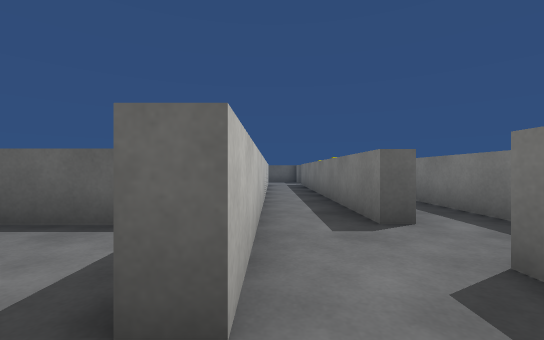
View 1 (above)

16 first-person views from a walk through a scene from a Unity 3-D project. The camera is 0.72 m above the floor, looks level and sees 90° across. The floor is counted in squares, 1 m on a side. Each view is taken from the middle of a square. On the plan, view 1 faces up. The plan holds only what a view shows up to about 9 squares ahead; the rest is blank. The player is left out. Surface patterns are stand-ins for the level's own textures.

View 2
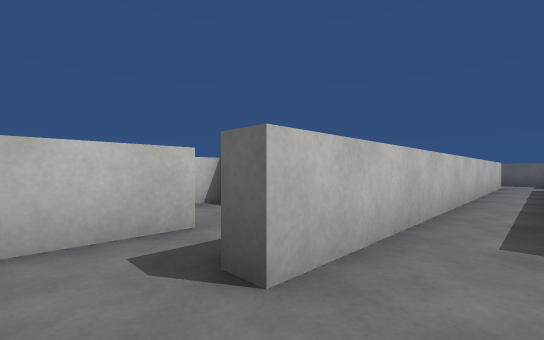

View 3
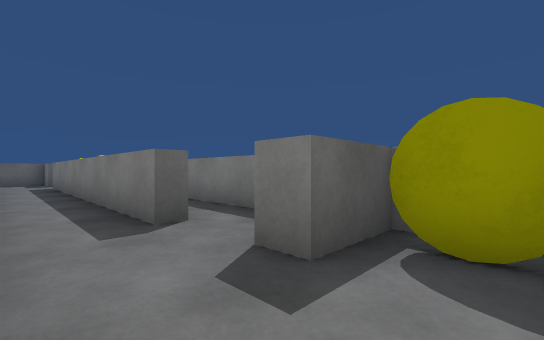

View 4
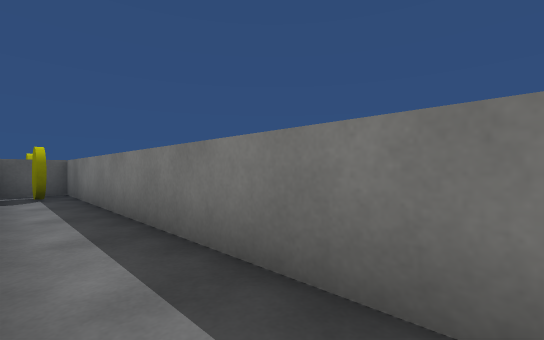

View 5
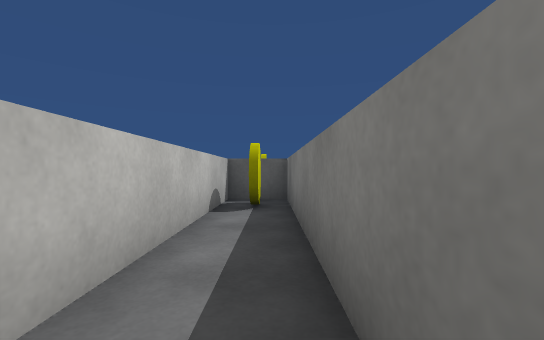

View 6
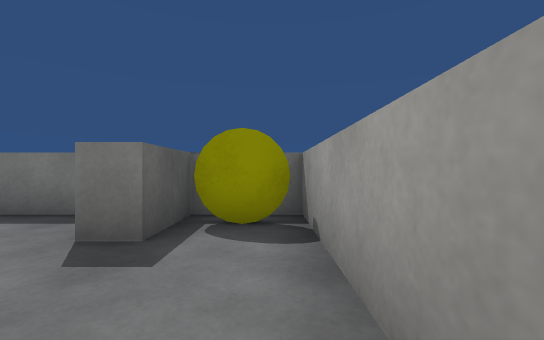

View 7
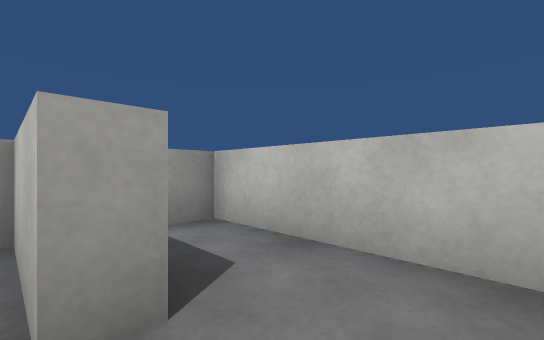

View 8
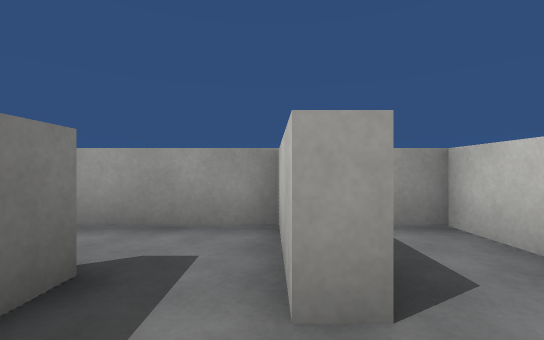

View 9
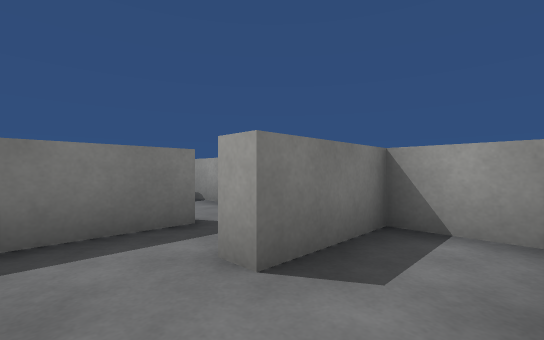

View 10
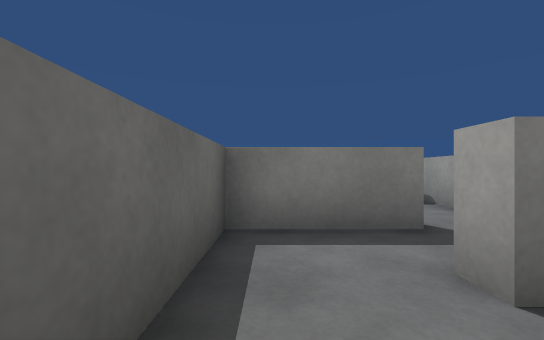

View 11
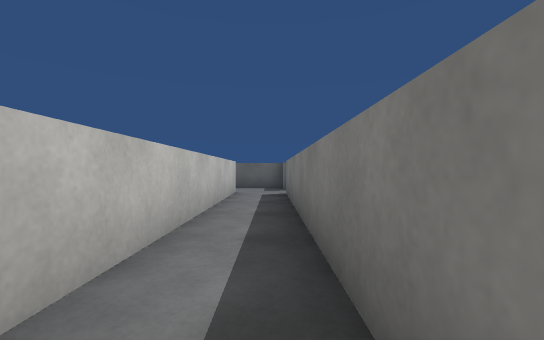

View 12
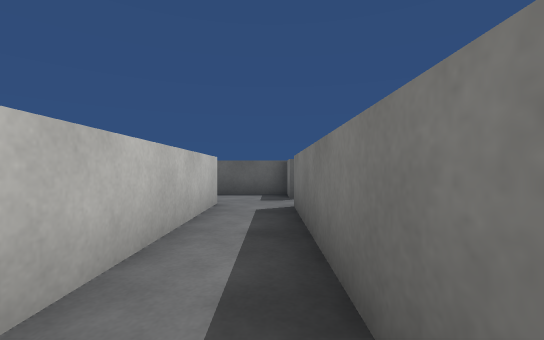

View 13
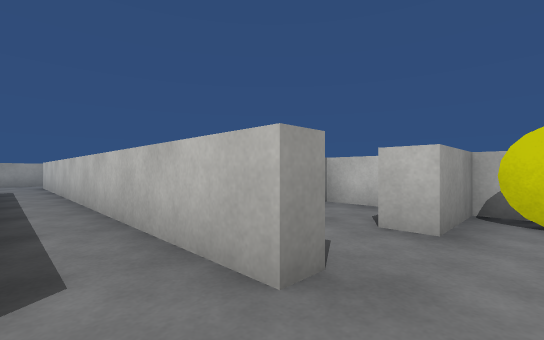

View 14
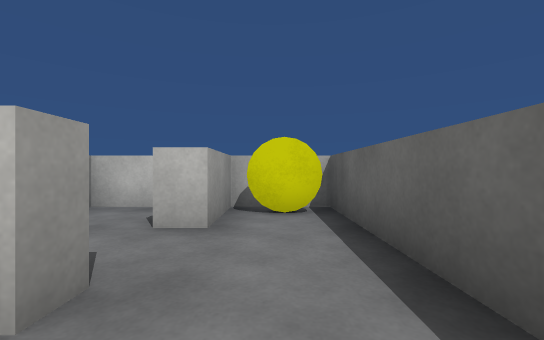

View 15
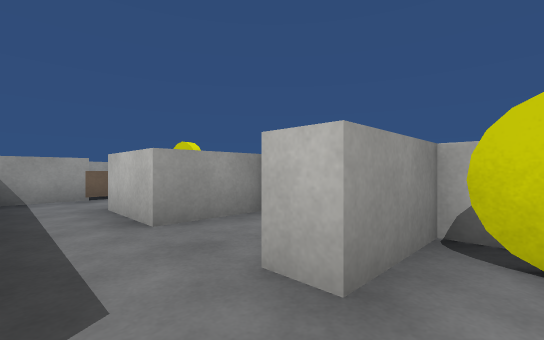

View 16
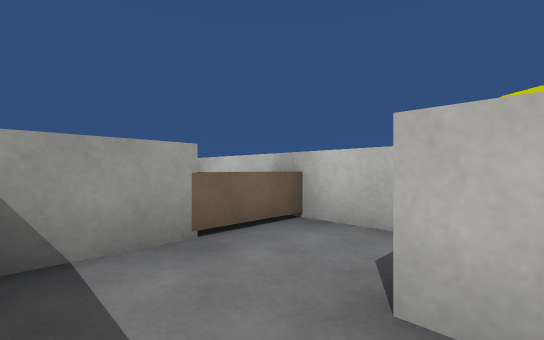

### Floor plan
Points are (right, up) in squares from view 1. A wall is a line through its corners. A room is listed if a view was taken in it or the views show most of it. See-through windows are left out.
Room 1 (views 1, 3, 6)
walls: (-0.2, 1.1) (-0.7, 1.1) (-0.7, 3.6); (-2.1, 1.7) (-2.1, -0.5) (0.4, -0.5)
ways out: opening at (0, 0.5) to room 2; opening at (-2, 2.5) to room 5
Room 2 (view 2)
walls: (0.4, -0.5) (3.4, -0.5) (3.4, 1.3) (1.7, 1.3) (1.7, 2); (-0.2, 2.6) (-0.2, 1.1)
ways out: opening at (0, 0.5) to room 1; opening at (1, 2) to room 3
objects: other object (3, 0)
Room 3 (views 4, 11, 12, 13, 14)
walls: (-0.2, 13.9) (-0.2, 2.6); (1.4, 15) (1.4, 16.1) (0.4, 16.1); (2, 3.6) (1.4, 3.6) (1.4, 13.4)
ways out: opening at (1, 2) to room 2; opening at (2, 3) to room 4; opening at (0, 14.5) to room 6
objects: other object (3, 15)
Room 4 (view 5)
walls: (3.4, 3) (3.4, 12.7) (1.9, 12.7) (1.9, 7)
ways out: opening at (2, 3) to room 3
objects: other object (3, 12)
Room 5 (views 7, 8, 9, 10)
walls: (-0.7, 3.6) (-4.3, 3.6) (-4.3, -0.5) (-2.6, -0.5) (-2.6, 1.7) (-2.1, 1.7)
ways out: opening at (-2, 2.5) to room 1
Room 6 (view 15)
walls: (-0.8, 13.9) (-0.2, 13.9); (-4.3, 12.8) (-4.3, 11.5) (-2.4, 11.5); (0.4, 16.1) (-4.3, 16.1) (-4.3, 14.2) (-2.4, 14.2) (-2.4, 13.5)
ways out: opening at (0, 14.5) to room 3; opening at (-1.5, 10.5) to room 7
objects: other object (-4, 15)
Room 7 (view 16)
walls: (-2.5, 7.4) (-1, 7.4); (-4.3, 8.8) (-4.3, 6.6); (-2.4, 11.5) (-2.4, 9.4)
ways out: opening at (-1.5, 10.5) to room 6
objects: block (-4, 7) to (-3, 7); other object (-4, 10)

Where each view was taken, in squares from view 1:
view 1: 0 up, 0 right, facing up
view 2: 0 up, 1 right, facing up-left
view 3: 0 up, 0 right, facing up-right
view 4: 3 up, 2 right, facing up-right
view 5: 6 up, 3 right, facing up
view 6: 0 up, 1 left, facing right
view 7: 3 up, 2 left, facing down-left
view 8: 3 up, 2 left, facing down
view 9: 3 up, 4 left, facing down-right
view 10: 3 up, 4 left, facing right
view 11: 5 up, 1 right, facing up
view 12: 8 up, 1 right, facing up
view 13: 15 up, 1 right, facing down-left
view 14: 15 up, 1 right, facing left
view 15: 15 up, 1 left, facing down-left
view 16: 10 up, 1 left, facing down-left
